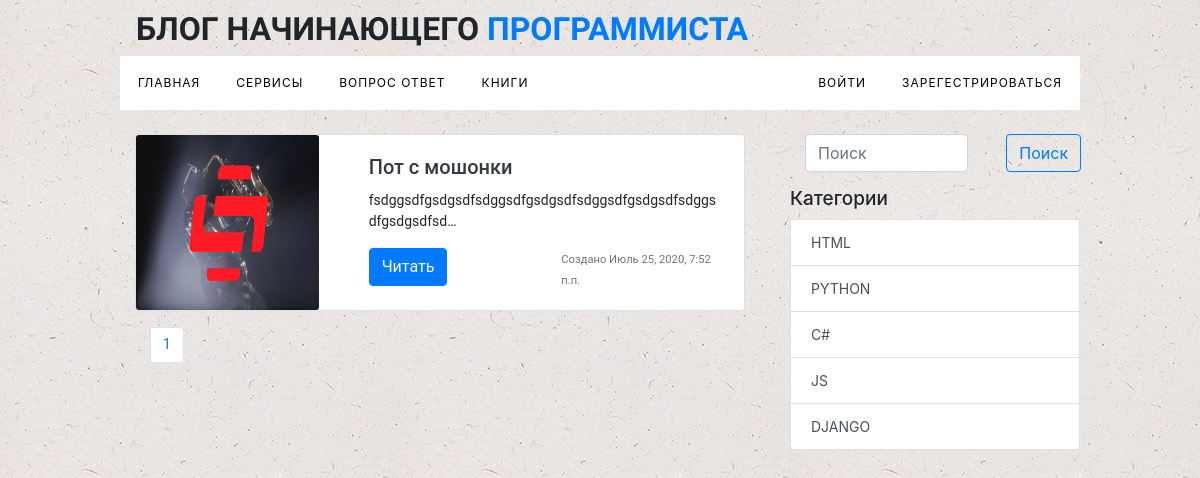
The page /category/python/ on the database its author committed.
### blog/models.py (models this page shows, shortened)
class Article(models.Model):
    STATUS_CHOICE = (
            ('draft',"Draft"),
            ('publish',"Publish")
            )
    author = models.ForeignKey(User,on_delete = models.CASCADE,related_name = 'blog_posts')
    meta_description = models.CharField(max_length=250,verbose_name='Мета описание')
    meta_keyword = models.CharField(max_length = 250,verbose_name='Ключевые слова (ключ 1, ключ 2, ключ 3…)')
    category = models.ForeignKey(Category,on_delete = models.CASCADE)
    title = models.CharField(max_length=250)
    slug = models.SlugField(max_length = 250,unique = True)
    body = models.TextField()
    publish = models.DateTimeField(default = timezone.now)
    create = models.DateTimeField(auto_now_add = True)
    update = models.DateTimeField(auto_now = True)
    status = models.CharField(max_length = 10,choices = STATUS_CHOICE,default = 'draft')
    image = models.ImageField()
    users_like = models.ManyToManyField(settings.AUTH_USER_MODEL,related_name='articles_like',blank=True)
    class Meta:
        ordering = ('-publish',)
        verbose_name = 'Статья'
        verbose_name_plural = 'Статьи'
    def get_absolute_url(self):
        return reverse('blog:post_detail',  args = [self.publish.year,self.publish.month,self.publish.day,self.slug])

class Category(models.Model):
    title = models.CharField(max_length=50,verbose_name='Категория')
    slug = models.SlugField(blank = True)
    def __str__(self):
        return self.title
    class Meta:
        verbose_name = 'Категория'
        verbose_name_plural = 'Категории'
    def get_absolute_url(self):
        return reverse('blog:category_list', args = [self.slug])

### blog/views.py (the view)
# urls.py: path('category/<slug:slug>/',views.post_category,name = 'category_list'),
def post_category(request,slug):
    category = Category.objects.get(slug = slug)
    search_query = request.GET.get('search','')
    if search_query:
        posts= Article.objects.filter(Q(title__icontains = search_query)| Q(body__icontains = search_query))
    else:
        posts= Article.objects.filter(category = category)
    services = ServiceModel.objects.all()
    categories = Category.objects.all()
    paginator = Paginator(posts, 1)
    page = request.GET.get('page')
    try:
        posts = paginator.page(page)
    except PageNotAnInteger:
        posts = paginator.page(1)
    except EmptyPage:
        posts = paginator.page(paginator.num_pages)
    return render(request, 'blog/category.html', {
        'category': category,
        'page': page,
        'posts': posts,
        'categories':categories,
        'services':services})

### context_processors/main_menu.py (called while the page is built)
def main(request):
    services =  ServiceModel.objects.all()
    if request.user.is_authenticated:
        user_question =request.user.questions.all()
        return {'services':services,'user_question':user_question}
    return {'services':services}

### services/models.py (called while the page is built)
    def get_absolute_url(self):
        return reverse('service:services',  args = [self.slug])

### blog/templates/blog/category.html (shortened to what this page needs)
{% extends 'blog/base.html'%}
{% block content %}
<div class="row">
			<div class="col-lg-8 main-content">
                <div class='container-fluid'>
                <ul>
                    {% if posts %}
                    {% for post in posts%}
                <li class='main-item mb-3'>
						<div class="card mb-3">
                         <div class="row">
                           <div class="col-md-4">
                               <img src="{{post.image.url}}" style='height: 100%' class="card-img" alt="...">
                           </div>
                           <div class="col-md-8">
                             <div class="card-body">
                                 <a href="{{post.get_absolute_url}}" class='text-dark item-url'><h5 class="card-title mb-0">{{post.title}}</h5></a>
                                 <p class="card-text">{{post.body|truncatechars:60}}</p>
                               <div class="row">
                               	<div class="col-lg-6">
                                    <button type="button" class="btn btn-primary"><a href="{{post.get_absolute_url}}" style='text-decoration: none;color:#fff;'>Читать</a></button>
                               	</div>
                               	<div class="col-lg-6">
                                    <p class="card-text"><small class="text-muted">Создано {{post.create}}</small></p>
                               	</div>
                               </div>
                             </div>
                           </div>
                         </div>
                       </div>
					</li>
                    {%endfor%}
                </ul>
        {% include 'blog/pagination.html' with page=posts%}
                {% else %}
                <h3 class='ml-3'> Постов еще нет</h3>
                {% endif %}
                </div>
			</div>
			<div class="col-lg-4   mb-3 main-sidebar">
<div class='container'>
                    <nav class="navbar text-center p-0 mb-3">
                    <form class="form-inline" action='{% url 'blog:list'%}'>
                        <div class='row'>
 <div class='col-sm-8 col-8'>
                  <input class="form-control  w-100" type="search" placeholder="Поиск" aria-label="Поиск" name='search'>
                        </div>
                        <div class='col-sm-4 col-4'>
                  <button class="btn btn-outline-primary ml-2" type="submit">Поиск</button>
                        </div>
            </div>
                </form>
              </nav>
                    </div>
								<div class="list-group sticky-top mt-3">
					<h1 class = 'sidebar-category'>Категории</h1>
                    {% for category in categories %}
                    <a href="{{category.get_absolute_url}}" class="list-group-item list-group-item-action">{{category.title}}</a>
                    {% endfor %}
                </div>
			</div>
		</div>
        {% endblock%}

### blog/static/css/style.css (style rules this page uses)
* { padding: 0; margin: 0; }
body { box-sizing:border-box; padding-top: 10px; background-image: url("../img/ep_naturalwhite.png"); }
* { box-sizing: border-box; }
body { font-size: 14px; margin: 0; }
ul { list-style: none; margin: 0; padding: 0; }
a { text-decoration: none; }
.container { max-width: 960px; margin: 0 auto; }
.main-content { padding: 0; font-family: 'Roboto', sans-serif; }
.main-sidebar { padding-left:30px; padding-right:0px; z-index:2; }
.main-sidebar a.list-group-item { text-transform:uppercase; }
a.item-url { text-decoration: none; margin-bottom: 0; }
a.item-url::after { content :''; width: 100%; color:#000; display: block; background-color: #ccc; height: 1px; margin-bottom: 10px; transform: scale(0); transition: all 0.3s; }
.sidebar-category { font-size: 19px; }

### rows shown on the page
Article: image (picture), title "Пот с мошонки", body "fsdggsdfgsdgsdfsdggsdfgsdgsdfsdggsdfgsdgsdfsdggsdfgsdgsdfsd…", create "Июль 25, 2020, 7:52 п.п."
Category: title "HTML"
Category: title "PYTHON"
Category: title "C#"
Category: title "JS"
Category: title "DJANGO"
